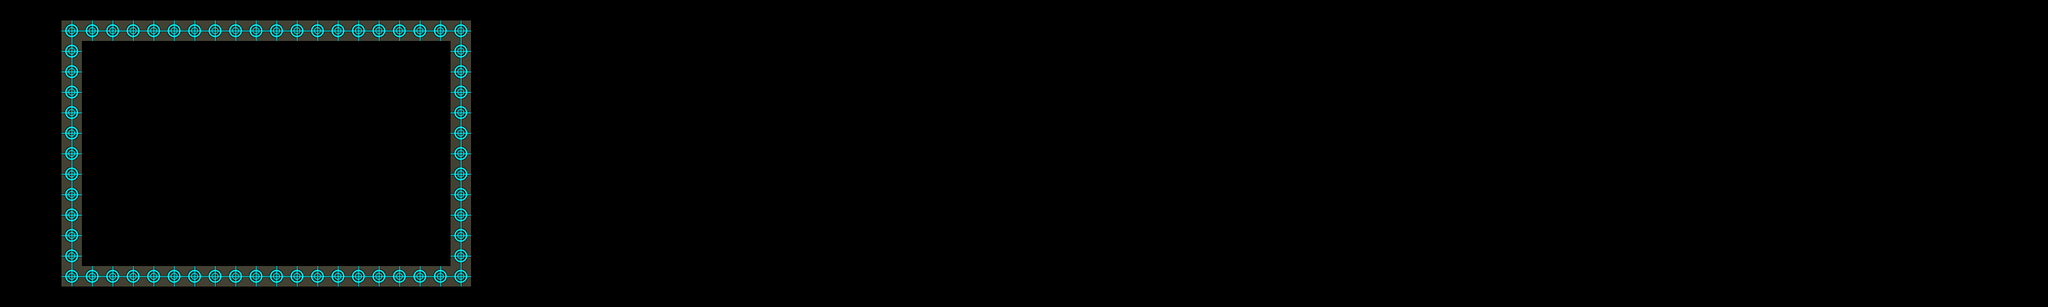

Rendered tile map (Tiled .tmx) drawn with the repository's tilesets; below, a short description and the map source with its tile grids summarised:
An orthogonal 100x15 tile map with 24x24 px tiles, 1 tile layer (terrain).

<map version="1.0" orientation="orthogonal" renderorder="right-down" width="100" height="15" tilewidth="24" tileheight="24" nextobjectid="1">
 <tileset firstgid="1" name="Terrian" tilewidth="24" tileheight="24" tilecount="16" columns="16">
  <image source="terrain.png" width="384" height="24" />
  <tile id="0">
   <properties>
    <property name="category" type="int" value="1" />
   </properties>
  </tile>
 </tileset>
 <layer name="terrain" width="100" height="15">
  <data>[1500 cells, 62 non-empty, 1 distinct tile ids]</data>
 </layer>
</map>
